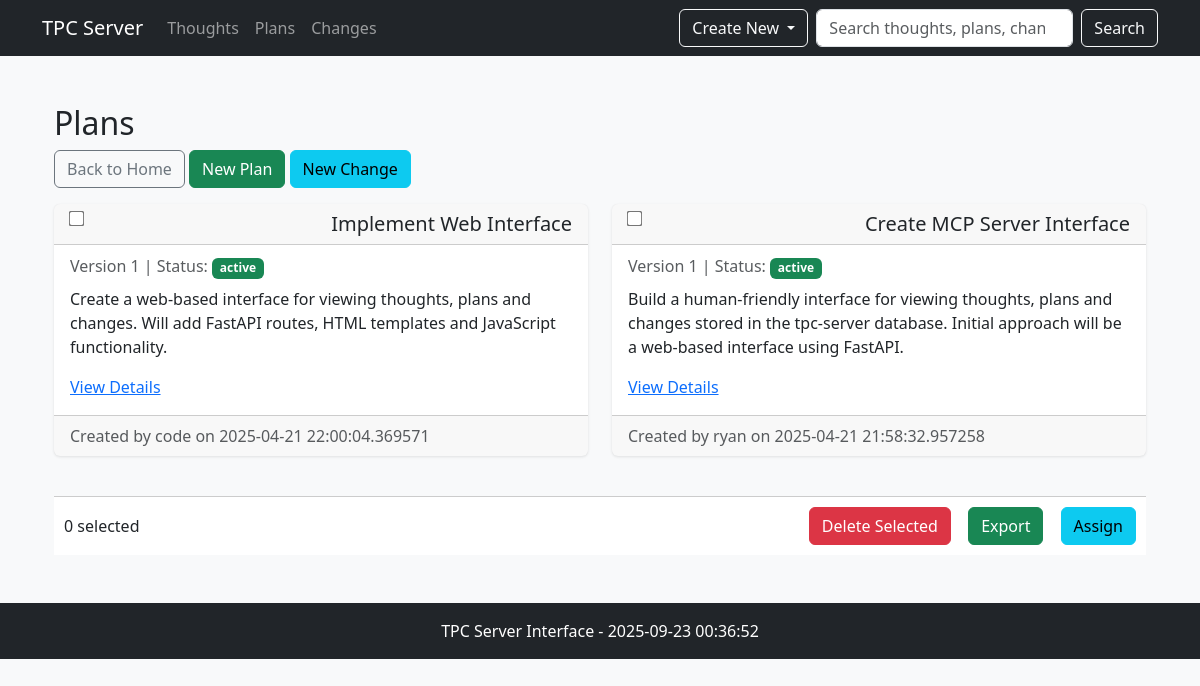
/plans, run on an earlier commit of the app's database.
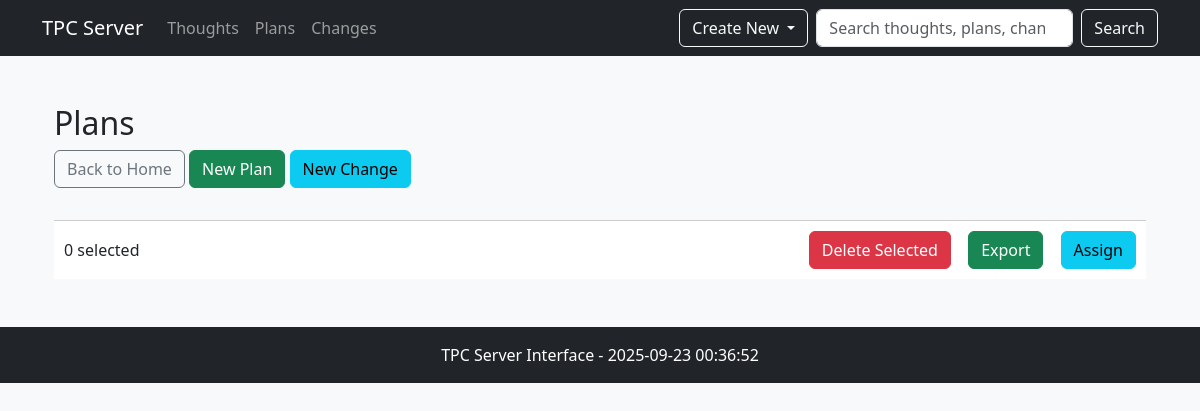
And on a later commit of the database.
### main.py (models this page shows)
class Plan(Base):
    __tablename__ = "plans"
    __table_args__ = (
        Index('ix_plan_status_created', 'status', 'created_at'),
        Index('ix_plan_agent_created', 'agent_signature', 'created_at'),
    )
    id = Column(String, primary_key=True)
    title = Column(String, nullable=False, index=True)
    description = Column(Text, nullable=False)
    agent_signature = Column(String, nullable=False, index=True)
    created_at = Column(DateTime, nullable=False, index=True)
    version = Column(String, default="1")
    status = Column(String, default="active", index=True)
    thoughts = relationship(
        "Thought",
        secondary="thought_plan_association",
        back_populates="plans"
    )
    changes = relationship("Change", back_populates="plan")

### main.py (the view)
@app.get("/plans", response_class=HTMLResponse)
async def read_plans(
    request: Request,
    db = Depends(get_db),
    page: int = Query(1, ge=1),
    limit: int = Query(10, ge=1, le=100)
):
    current_user = await get_current_user_hybrid(request, db)
    logger.info(f"Plans endpoint accessed: user={getattr(current_user, 'username', 'None')}, role={getattr(current_user, 'role', 'None')}")
    async with AsyncSessionLocal() as session:
        logger.info("Building base query for plans")
        base_query = select(Plan).order_by(Plan.created_at.desc())
        unfiltered_count_query = select(func.count(Plan.id))
        unfiltered_result = await session.execute(unfiltered_count_query)
        unfiltered_total = unfiltered_result.scalar()
        logger.info(f"Unfiltered total plans in DB: {unfiltered_total}")
        logger.info("No agent_signature filtering applied - showing all plans")
        count_query = select(func.count()).select_from(base_query.subquery())
        total_result = await session.execute(count_query)
        total = total_result.scalar()
        logger.info(f"Final total plans count from query: {total}")
        sample_query = select(Plan.agent_signature).distinct().limit(5)
        sample_result = await session.execute(sample_query)
        samples = sample_result.scalars().all()
        logger.info(f"Sample distinct agent_signatures in DB: {list(samples)}")
        offset = (page - 1) * limit
        paginated_query = base_query.offset(offset).limit(limit)
        result = await session.execute(paginated_query)
        plans = result.scalars().all()
        logger.info(f"Fetched {len(plans)} plans for page {page}, limit {limit}")
        total_pages = (total + limit - 1) // limit if total > 0 else 1
    return templates.TemplateResponse(
        "plans.html",
        {
            "request": request,
            "plans": plans,
            "current_user": current_user,
            "total": total,
            "page": page,
            "limit": limit,
            "total_pages": total_pages
        }
    )

### templates/plans.html (shortened to what this page needs)
{% extends "base.html" %}
{% block content %}
<div class="container mt-4">
    <h2>Plans</h2>
    <div class="mb-3">
        <a href="/" class="btn btn-outline-secondary">Back to Home</a>
        <button class="btn btn-success" data-bs-toggle="modal" data-bs-target="#createPlanModal">New Plan</button>
        <button class="btn btn-info" data-bs-toggle="modal" data-bs-target="#createChangeModal">New Change</button>
    </div>
    <div class="row">
        {% for plan in plans %}
        <div class="col-md-6 mb-4">
            <div class="card">
                <div class="card-header d-flex justify-content-between align-items-start">
                    <input type="checkbox" class="bulk-select" value="{{ plan.id }}">
                    <h5 class="card-title mb-0 ms-2">{{ plan.title }}</h5>
                </div>
                <div class="card-body">
                    <h6 class="card-subtitle mb-2 text-muted">
                        Version {{ plan.version }} | Status: <span class="badge bg-{{ 'success' if plan.status == 'active' else 'warning' }}">{{ plan.status }}</span>
                    </h6>
                    <p class="card-text">{{ plan.description|truncate(200) }}</p>
                    <a href="/plans/{{ plan.id }}" class="card-link">View Details</a>
                </div>
                <div class="card-footer text-muted">
                    Created by {{ plan.agent_signature }} on {{ plan.created_at }}
                </div>
            </div>
        </div>
        {% endfor %}
    </div>
    <div class="bulk-actions mt-3">
        <div class="d-flex justify-content-between align-items-center">
            <div>
                <span id="selectedCount">0 selected</span>
            </div>
            <div>
                <button class="btn btn-danger me-2" id="bulkDelete">Delete Selected</button>
                <button class="btn btn-success me-2" id="bulkExport">Export</button>
                <button class="btn btn-info" id="bulkAssign">Assign</button>
            </div>
        </div>
    </div>
    </div>
{% endblock %}

What changed in the data, as far as the page shows it:
removed Plan: title "Implement Web Interface", version "1", status "active", description "Create a web-based interface for viewing thoughts, plans and changes. Will add FastAPI routes, HTML templates and JavaScript functionality.", agent_signature "code", created_at "2025-04-21 22:00:04.369571"
removed Plan: title "Create MCP Server Interface", version "1", status "active", description "Build a human-friendly interface for viewing thoughts, plans and changes stored in the tpc-server database. Initial approach will be a web-based interface using FastAPI.", agent_signature "ryan", created_at "2025-04-21 21:58:32.957258"
